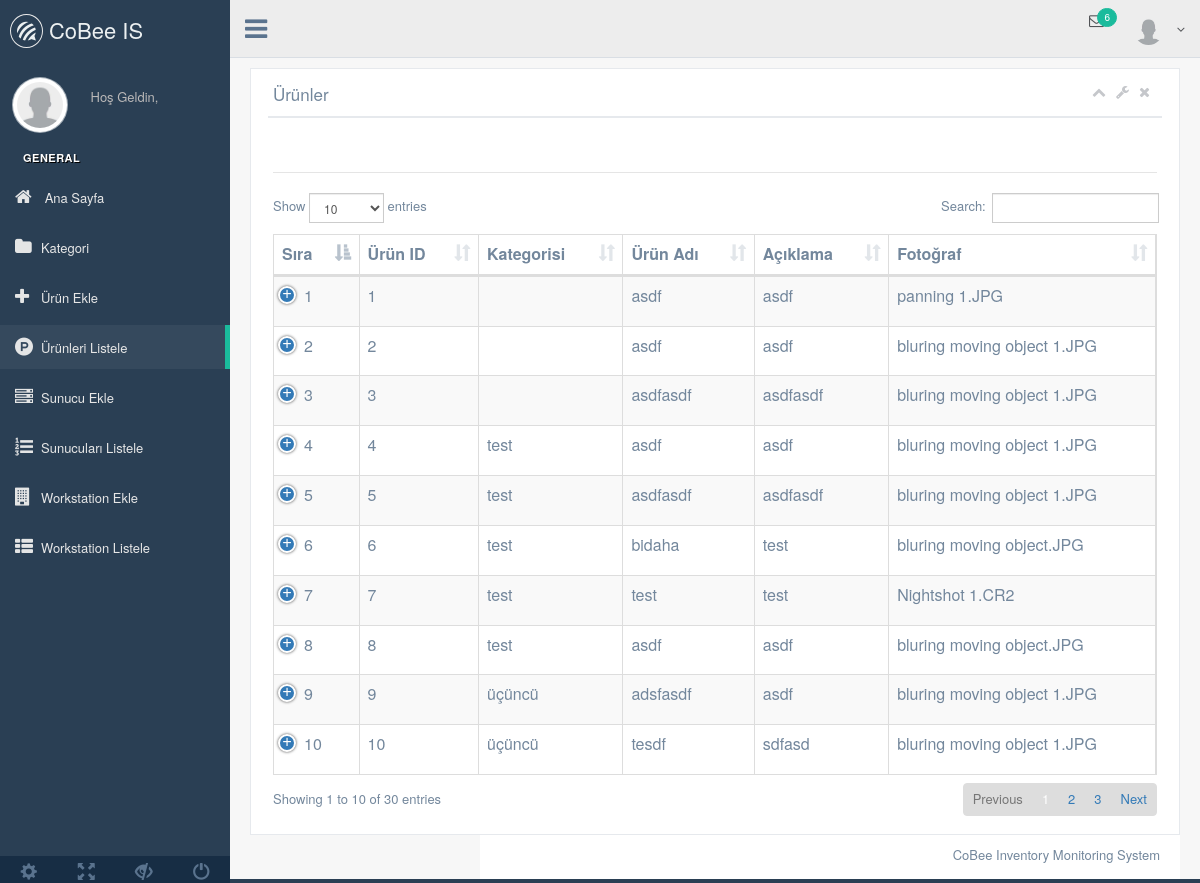
Screenshot of /production/urun-listele.php with the database file from the repository.
### tables this page shows
CREATE TABLE `product` (
  `proid` int(11) NOT NULL,
  `categoryname` varchar(250) NOT NULL,
  `proname` varchar(250) NOT NULL,
  `prodesc` varchar(250) NOT NULL,
  `propic` varchar(250) NOT NULL,
  `price` double(8,2) NOT NULL,
  `probar` varchar(250) NOT NULL
);

### production/urun-listele.php (the view, shortened to what this page needs)
<?php include 'header.php'; ?>
        <div class="right_col" role="main">
          <div class="">
            <div class="page-title">
            <div class="row">
              <div class="col-md-12 col-sm-12 col-xs-12">
                <div class="x_panel">
                  <div class="x_title">
                    <h2>Ürünler
                    <small>İşlem Durumu                    <?php
                    if ($_GET['durum']=="ok") { ?>
                          <b style="color:green;"> İşlem Başarılı...</b>
                          <?php
                    } else if ($_GET['durum']=="failed")
                    {  ?>
                             <b style="color:red;"> İşlem Başarısız...</b> <?php
                    } ?></small></h2>
                    <ul class="nav navbar-right panel_toolbox">
                      <li><a class="collapse-link"><i class="fa fa-chevron-up"></i></a>
                      </li>
                      <li class="dropdown">
                        <a href="#" class="dropdown-toggle" data-toggle="dropdown" role="button" aria-expanded="false"><i class="fa fa-wrench"></i></a>
                      </li>
                      <li><a class="close-link"><i class="fa fa-close"></i></a>
                      </li>
                    </ul>
                    <div class="clearfix"></div>
                  </div>
                  <div class="x_content">
                    <br />
                      <div class="ln_solid"></div>
                      <table id="datatable-responsive" class="table table-striped table-bordered dt-responsive nowrap" cellspacing="0" width="100%">
                      <thead>
                        <tr>
                        <th>Sıra</th>
                          <th>Ürün ID</th>
                          <th>Kategorisi</th>
                          <th>Ürün Adı</th>
                          <th>Açıklama</th>
                          <th>Fotoğraf</th>
                        </tr>
                      </thead>
                      <tbody>
                      <?php
                      $order=0;
                        while($urunlerisirala=$urunsor->fetch(PDO::FETCH_ASSOC)){ $order++; ?>
                        <tr>
                          <td><?php echo $order; ?></td>
                          <td><?php echo $urunlerisirala['proid']; ?></td>
                          <td><?php echo $urunlerisirala['categoryname']; ?></td>
                          <td><?php echo $urunlerisirala['proname']; ?></td>
                          <td><?php echo $urunlerisirala['prodesc']; ?></td>
                          <td><?php echo $urunlerisirala['propic']; ?></td>
                        </tr>
                       <?php } ?>
                      </tbody>
                    </table>
                  </div>
                </div>
              </div>
            </div>
          </div>
        </div>
        <?php include 'footer.php'; ?>

### rows the page displays
product: proid "1", proname "asdf", prodesc "asdf", propic "panning 1.JPG"
product: proid "2", proname "asdf", prodesc "asdf", propic "bluring moving object 1.JPG"
product: proid "3", proname "asdfasdf", prodesc "asdfasdf", propic "bluring moving object 1.JPG"
product: proid "4", categoryname "test", proname "asdf", prodesc "asdf", propic "bluring moving object 1.JPG"
product: proid "5", categoryname "test", proname "asdfasdf", prodesc "asdfasdf", propic "bluring moving object 1.JPG"
product: proid "6", categoryname "test", proname "bidaha", prodesc "test", propic "bluring moving object.JPG"
product: proid "7", categoryname "test", proname "test", prodesc "test", propic "Nightshot 1.CR2"
product: proid "8", categoryname "test", proname "asdf", prodesc "asdf", propic "bluring moving object.JPG"
product: proid "9", categoryname "üçüncü", proname "adsfasdf", prodesc "asdf", propic "bluring moving object 1.JPG"
product: proid "10", categoryname "üçüncü", proname "tesdf", prodesc "sdfasd", propic "bluring moving object 1.JPG"
